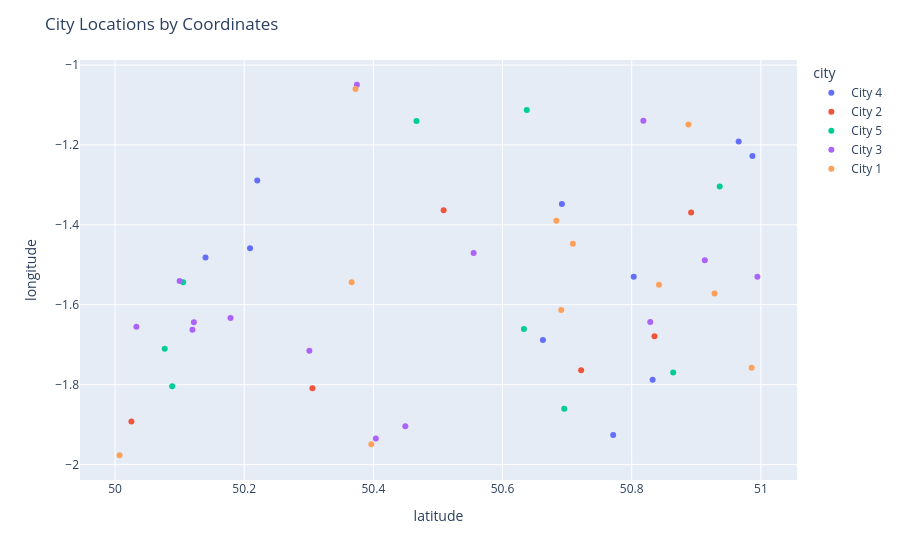

The notebook cell saved with this chart:
### Code cell
fig = px.scatter(
    df,
    x="latitude",
    y="longitude",
    color="city",
    hover_data=["researchCenterName"]
)

fig.update_layout(title="City Locations by Coordinates")
fig.show()

### Figure 1 — Plotly figure (JSON) as saved in the notebook; plotly's stock layout.template omitted (floating-point values rounded to 4 significant figures)
{"data": [{"customdata": [["Research Center 14"], ["Research Center 31"], ["Research Center 33"], ["Research Center 13"], ["Research Center 38"], ["Research Center 9"], ["Research Center 7"], ["Research Center 47"], ["Research Center 3"], ["Research Center 29"]], "hovertemplate": "city=City 4<br>latitude=%{x}<br>longitude=%{y}<br>researchCenterName=%{customdata[0]}<extra></extra>", "legendgroup": "City 4", "marker": {"color": "#636efa", "symbol": "circle"}, "mode": "markers", "name": "City 4", "orientation": "v", "showlegend": true, "type": "scatter", "x": [50.77, 50.22, 50.21, 50.99, 50.69, 50.66, 50.97, 50.14, 50.83, 50.8], "xaxis": "x", "y": [-1.926, -1.289, -1.459, -1.228, -1.348, -1.688, -1.192, -1.482, -1.788, -1.53], "yaxis": "y"}, {"customdata": [["Research Center 40"], ["Research Center 18"], ["Research Center 17"], ["Research Center 45"], ["Research Center 30"], ["Research Center 41"]], "hovertemplate": "city=City 2<br>latitude=%{x}<br>longitude=%{y}<br>researchCenterName=%{customdata[0]}<extra></extra>", "legendgroup": "City 2", "marker": {"color": "#EF553B", "symbol": "circle"}, "mode": "markers", "name": "City 2", "orientation": "v", "showlegend": true, "type": "scatter", "x": [50.51, 50.03, 50.72, 50.31, 50.84, 50.89], "xaxis": "x", "y": [-1.364, -1.892, -1.764, -1.809, -1.679, -1.369], "yaxis": "y"}, {"customdata": [["Research Center 46"], ["Research Center 20"], ["Research Center 42"], ["Research Center 16"], ["Research Center 35"], ["Research Center 6"], ["Research Center 11"], ["Research Center 19"], ["Research Center 21"]], "hovertemplate": "city=City 5<br>latitude=%{x}<br>longitude=%{y}<br>researchCenterName=%{customdata[0]}<extra></extra>", "legendgroup": "City 5", "marker": {"color": "#00cc96", "symbol": "circle"}, "mode": "markers", "name": "City 5", "orientation": "v", "showlegend": true, "type": "scatter", "x": [50.94, 50.08, 50.86, 50.64, 50.63, 50.47, 50.09, 50.7, 50.11], "xaxis": "x", "y": [-1.304, -1.71, -1.77, -1.113, -1.661, -1.14, -1.804, -1.861, -1.544], "yaxis": "y"}, {"customdata": [["Research Center 49"], ["Research Center 27"], ["Research Center 26"], ["Research Center 25"], ["Research Center 1"], ["Research Center 34"], ["Research Center 12"], ["Research Center 2"], ["Research Center 22"], ["Research Center 24"], ["Research Center 23"], ["Research Center 43"], ["Research Center 15"], ["Research Center 39"]], "hovertemplate": "city=City 3<br>latitude=%{x}<br>longitude=%{y}<br>researchCenterName=%{customdata[0]}<extra></extra>", "legendgroup": "City 3", "marker": {"color": "#ab63fa", "symbol": "circle"}, "mode": "markers", "name": "City 3", "orientation": "v", "showlegend": true, "type": "scatter", "x": [50.91, 50.03, 50.3, 50.4, 50.37, 50.56, 50.83, 50.1, 50.12, 50.12, 50.82, 50.99, 50.45, 50.18], "xaxis": "x", "y": [-1.489, -1.655, -1.715, -1.935, -1.049, -1.47, -1.643, -1.541, -1.644, -1.662, -1.139, -1.53, -1.905, -1.633], "yaxis": "y"}, {"customdata": [["Research Center 5"], ["Research Center 4"], ["Research Center 48"], ["Research Center 10"], ["Research Center 32"], ["Research Center 28"], ["Research Center 37"], ["Research Center 44"], ["Research Center 36"], ["Research Center 50"], ["Research Center 8"]], "hovertemplate": "city=City 1<br>latitude=%{x}<br>longitude=%{y}<br>researchCenterName=%{customdata[0]}<extra></extra>", "legendgroup": "City 1", "marker": {"color": "#FFA15A", "symbol": "circle"}, "mode": "markers", "name": "City 1", "orientation": "v", "showlegend": true, "type": "scatter", "x": [50.37, 50.01, 50.71, 50.84, 50.69, 50.99, 50.37, 50.93, 50.89, 50.4, 50.68], "xaxis": "x", "y": [-1.544, -1.977, -1.447, -1.55, -1.613, -1.758, -1.06, -1.572, -1.149, -1.949, -1.39], "yaxis": "y"}], "layout": {"legend": {"title": {"text": "city"}, "tracegroupgap": 0}, "margin": {"t": 60}, "title": {"text": "City Locations by Coordinates"}, "xaxis": {"anchor": "y", "domain": [0, 1], "title": {"text": "latitude"}}, "yaxis": {"anchor": "x", "domain": [0, 1], "title": {"text": "longitude"}}}}
